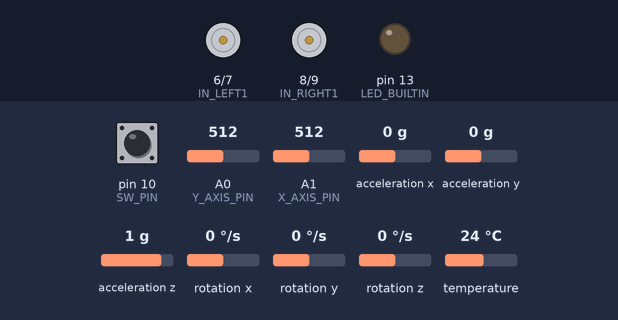
Bench run of a sketch on a simulated Arduino Uno, built with avr-gcc and run on an emulated ATmega328P. Shown: motor-driver pin pairs drawn as motors (green arrow = first pin HIGH = forward, orange = second pin HIGH = backward, longer = more drive), output pins drawn as LEDs (lit = HIGH). The inputs (shaded band) are chosen by the test bench; at power-on: acceleration x 0 g, A1 (X_AXIS_PIN) = 512, A0 (Y_AXIS_PIN) = 512, acceleration z 1 g, pin 10 (SW_PIN) HIGH, acceleration y 0 g, rotation x 0 °/s, rotation y 0 °/s, rotation z 0 °/s, temperature 24 °C. Pins used as bus, display or sensor lines are not drawn; what the sketch prints to the serial monitor is not drawn.

Above: at 1.3 s.
1.4 s: acceleration x set to -0.5 g
2.9 s: acceleration x set to -0.8 g
At 3.8 s:
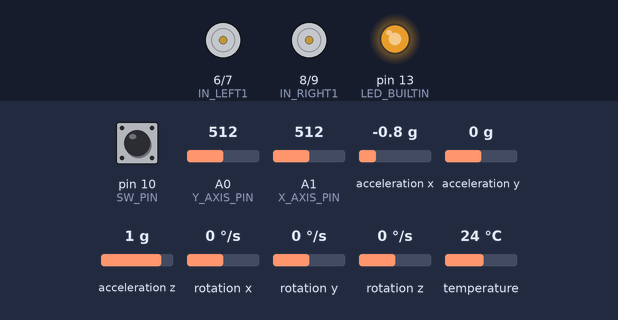
5.9 s: A1 (X_AXIS_PIN) set to 611
8.9 s: A1 (X_AXIS_PIN) set to 632
At 11.71 s:
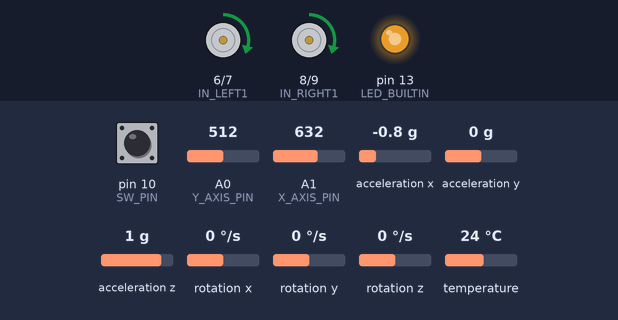
11.9 s: A0 (Y_AXIS_PIN) set to 90
At 12.02 s:
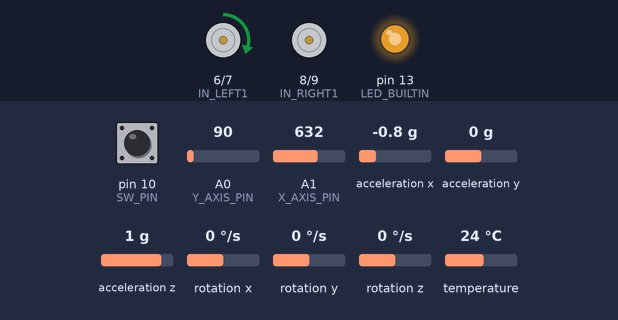
14.9 s: acceleration z set to 0.7 g
At 15.19 s:
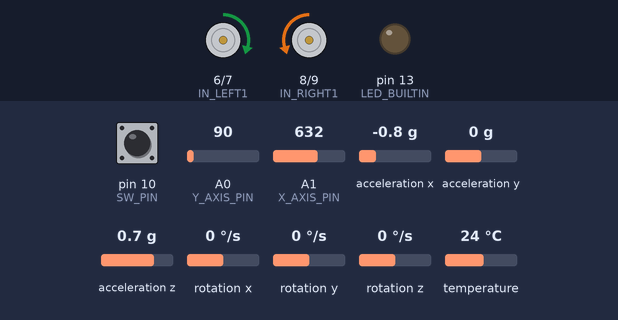
Timing chart, 0 to 36.4 s (numbered marks = the images above; inputs shaded):
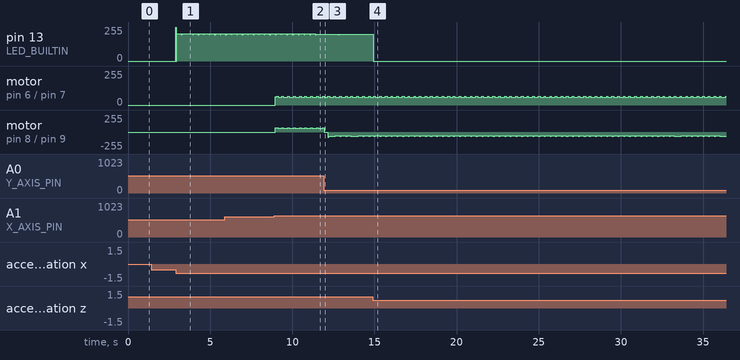

Measured:
- the behaviour switches between -0.6 and -0.7 g on acceleration x (found by bisection; images 0 and 1)
- the behaviour switches between 622 and 623 on A1 (X_AXIS_PIN) (found by bisection; images 1 and 2)
- the behaviour switches between 0.9 and 0.8 g on acceleration z (found by bisection; images 3 and 4)

The sketch:

sadif_gyro.ino
```cpp
#include <SPI.h>
#include <SoftwareSerial.h>
#include <Adafruit_MPU6050.h>
#include <Adafruit_Sensor.h>
#include <Wire.h>

Adafruit_MPU6050 mpu;
sensors_event_t a, g, temp;
int acceleration;


SoftwareSerial sSerial(11, 12);

#define X_AXIS_PIN A1  // left-right
#define Y_AXIS_PIN A0  // front-back
#define SW_PIN 10

// motor left
#define IN_LEFT1 6  // motor A spin 1
#define IN_LEFT2 7  // motor A spin 2

// motor right
#define IN_RIGHT1 8  // motor B spin 1
#define IN_RIGHT2 9  // motor B spin 2

// speed factor
#define FACTOR 0.3  // average fraction of total voltage (PWM)

// loop delay
#define DELTA 10.0  // ms
#define HORIZONTAL_THRESHOLD 400
#define VERTICAL_THRESHOLD 100

//bluetooh items

bool bt_flag;
String command = "";
String state = "";
bool onInput;

void Forward() {
  digitalWrite(IN_LEFT1, HIGH);
  digitalWrite(IN_LEFT2, LOW);
  digitalWrite(IN_RIGHT1, LOW);
  digitalWrite(IN_RIGHT2, HIGH);
  delay(DELTA * FACTOR);
  digitalWrite(IN_LEFT1, LOW);
  digitalWrite(IN_LEFT2, LOW);
  digitalWrite(IN_RIGHT1, LOW);
  digitalWrite(IN_RIGHT2, LOW);
  delay(DELTA * (1.0 - FACTOR));
}

void Backward() {
  digitalWrite(IN_LEFT1, LOW);
  digitalWrite(IN_LEFT2, HIGH);
  digitalWrite(IN_RIGHT1, HIGH);
  digitalWrite(IN_RIGHT2, LOW);
  delay(DELTA * FACTOR);
  digitalWrite(IN_LEFT1, LOW);
  digitalWrite(IN_LEFT2, LOW);
  digitalWrite(IN_RIGHT1, LOW);
  digitalWrite(IN_RIGHT2, LOW);
  delay(DELTA * (1.0 - FACTOR));
}

void Left() {
  digitalWrite(IN_LEFT1, LOW);
  digitalWrite(IN_LEFT2, HIGH);
  digitalWrite(IN_RIGHT1, LOW);
  digitalWrite(IN_RIGHT2, HIGH);
  delay(DELTA * FACTOR);
  digitalWrite(IN_LEFT1, LOW);
  digitalWrite(IN_LEFT2, LOW);
  digitalWrite(IN_RIGHT1, LOW);
  digitalWrite(IN_RIGHT2, LOW);
  delay(DELTA * (1.0 - FACTOR));
}

void Right() {
  digitalWrite(IN_LEFT1, HIGH);
  digitalWrite(IN_LEFT2, LOW);
  digitalWrite(IN_RIGHT1, HIGH);
  digitalWrite(IN_RIGHT2, LOW);
  delay(DELTA * FACTOR);
  digitalWrite(IN_LEFT1, LOW);
  digitalWrite(IN_LEFT2, LOW);
  digitalWrite(IN_RIGHT1, LOW);
  digitalWrite(IN_RIGHT2, LOW);
  delay(DELTA * (1.0 - FACTOR));
}

void Stop() {
  digitalWrite(IN_LEFT1, LOW);
  digitalWrite(IN_LEFT2, LOW);
  digitalWrite(IN_RIGHT1, LOW);
  digitalWrite(IN_RIGHT2, LOW);
  delay(DELTA);
}

void setup() {
  // Serial.begin(9600);
  sSerial.begin(9600);
  pinMode(SW_PIN, INPUT);
  digitalWrite(SW_PIN, HIGH);
  pinMode(X_AXIS_PIN, INPUT);
  pinMode(Y_AXIS_PIN, INPUT);
  pinMode(IN_LEFT1, OUTPUT);
  pinMode(IN_LEFT2, OUTPUT);
  pinMode(IN_RIGHT1, OUTPUT);
  pinMode(IN_RIGHT2, OUTPUT);

  Serial.begin(115200);

  // Try to initialize!
  if (!mpu.begin()) {
    Serial.println("Failed to find MPU6050 chip");
    while (1) {
      delay(10);
    }
  }
  // Serial.println("MPU6050 Found!");

  pinMode(LED_BUILTIN, OUTPUT);
  pinMode(12, OUTPUT);

  // set accelerometer range to +-8G
  mpu.setAccelerometerRange(MPU6050_RANGE_8_G);

  // set gyro range to +- 500 deg/s
  mpu.setGyroRange(MPU6050_RANGE_500_DEG);

  // set filter bandwidth to 21 Hz
  mpu.setFilterBandwidth(MPU6050_BAND_21_HZ);

  delay(100);
}

void loop() {
  mpu.getEvent(&a, &g, &temp);

  acceleration = a.acceleration.x * a.acceleration.x + a.acceleration.y * a.acceleration.y + a.acceleration.z * a.acceleration.z;
  Serial.print(acceleration);
  Serial.print(",");
  if (acceleration > 130 || acceleration < 70) {
    digitalWrite(LED_BUILTIN, HIGH);  // turn the LED on (HIGH is the voltage level)
    digitalWrite(12, HIGH);
  }

  int xAxisInput = analogRead(X_AXIS_PIN);
  int yAxisInput = analogRead(Y_AXIS_PIN);
  int joystickinput = digitalRead(SW_PIN);
  for (int i = 0; i < sSerial.available(); i++) {

    char c = sSerial.read();
    onInput = true;
    if (c != '\\') {
      if ('a' <= c && c <= 'z' || c == '$') {
        command += c;
      }
    } else {
      if (command == "$") {
        state = "";
      } else {
        state = command;
      }
      onInput = false;
      break;
    }
  }
  if (state == "x") {
    bt_flag = true;
  } else if (state == "y") {
    bt_flag = false;
  }

  if (bt_flag) {
    if (state == "f") {
      Forward();
    } else if (state == "b") {
      Backward();
    } else if (state == "r") {
      Right();
    } else if (state == "l") {
      Left();
    }
  } else {
    if (VERTICAL_THRESHOLD < yAxisInput && yAxisInput < 1023 - VERTICAL_THRESHOLD)  // if y axis not in threshold move left right
    {
      if (HORIZONTAL_THRESHOLD < xAxisInput && xAxisInput < 1023 - HORIZONTAL_THRESHOLD) {
        Stop();
      } else {
        if (xAxisInput < HORIZONTAL_THRESHOLD) {
          Left();
        } else {
          Right();
        }
      }
    } else {
      if (yAxisInput < VERTICAL_THRESHOLD) {

        Forward();
      } else {

        Backward();
      }
    }
  }
  if (!onInput) {
    command = "";
  }
  digitalWrite(LED_BUILTIN, LOW);
  Serial.println("");
}
```

main.cpp
```cpp
#include <Arduino.h>
#include <SoftwareSerial.h>
#define X_AXIS_PIN A1 // left-right
#define Y_AXIS_PIN A0 // front-back

// motor left
#define ENABLE_LEFT 5 // enable motor A
#define IN_LEFT1 6 // motor A spin 1
#define IN_LEFT2 7 // motor A spin 2

// motor right
#define ENABLE_RIGHT 10 // enable motor B
#define IN_RIGHT1 8 // motor B spin 1
#define IN_RIGHT2 9 // motor B spin 2

// speed factor
#define FACTOR 0.3// average fraction of total voltage (PWM)

// loop delay
#define DELTA 10.0 // ms
#define HORIZONTAL_THRESHOLD 400
#define VERTICAL_THRESHOLD 1


void Forward()
{
    digitalWrite(IN_LEFT1, HIGH);
    digitalWrite(IN_LEFT2, LOW);
    //should both motor IN 1 go high for forward?
    digitalWrite(IN_RIGHT1, LOW);
    digitalWrite(IN_RIGHT2, HIGH);
    delay(DELTA * FACTOR);
    digitalWrite(IN_LEFT1, LOW);
    digitalWrite(IN_LEFT2, LOW);
    digitalWrite(IN_RIGHT1, LOW);
    digitalWrite(IN_RIGHT2, LOW);
    delay(DELTA * (1.0 - FACTOR));
}

void Backward()
{
    digitalWrite(IN_LEFT1, LOW);
    digitalWrite(IN_LEFT2, HIGH);
    digitalWrite(IN_RIGHT1, HIGH);
    digitalWrite(IN_RIGHT2, LOW);
    delay(DELTA * FACTOR);
    digitalWrite(IN_LEFT1, LOW);
    digitalWrite(IN_LEFT2, LOW);
    digitalWrite(IN_RIGHT1, LOW);
    digitalWrite(IN_RIGHT2, LOW);
    delay(DELTA * (1.0 - FACTOR));
}

void Left()
{
    digitalWrite(IN_LEFT1, LOW);
    digitalWrite(IN_LEFT2, HIGH);
    digitalWrite(IN_RIGHT1, LOW);
    digitalWrite(IN_RIGHT2, HIGH);
    delay(DELTA * FACTOR);
    digitalWrite(IN_LEFT1, LOW);
    digitalWrite(IN_LEFT2, LOW);
    digitalWrite(IN_RIGHT1, LOW);
    digitalWrite(IN_RIGHT2, LOW);
    delay(DELTA * (1.0 - FACTOR));
}

void Right()
{
    digitalWrite(IN_LEFT1, HIGH);
    digitalWrite(IN_LEFT2, LOW);
    digitalWrite(IN_RIGHT1, HIGH);
    digitalWrite(IN_RIGHT2, LOW);
    delay(DELTA * FACTOR);
    digitalWrite(IN_LEFT1, LOW);
    digitalWrite(IN_LEFT2, LOW);
    digitalWrite(IN_RIGHT1, LOW);
    digitalWrite(IN_RIGHT2, LOW);
    delay(DELTA * (1.0 - FACTOR));
}

void Stop()
{
    digitalWrite(IN_LEFT1, LOW);
    digitalWrite(IN_LEFT2, LOW);
    digitalWrite(IN_RIGHT1, LOW);
    digitalWrite(IN_RIGHT2, LOW);
    delay(DELTA);
}

void setup()
{
    Serial.begin(9600);
	pinMode(X_AXIS_PIN, INPUT);
    pinMode(Y_AXIS_PIN, INPUT);
    pinMode(ENABLE_LEFT, OUTPUT);
    pinMode(IN_LEFT1, OUTPUT);
    pinMode(IN_LEFT2, OUTPUT);
    pinMode(ENABLE_RIGHT, OUTPUT);
    pinMode(IN_RIGHT1, OUTPUT);
    pinMode(IN_RIGHT2, OUTPUT);
}

void loop()
{
	int xAxisInput = analogRead(X_AXIS_PIN);
    int yAxisInput = analogRead(Y_AXIS_PIN);
    int motorSpeedA = 0;
    int motorSpeedB = 0;

    if(VERTICAL_THRESHOLD < yAxisInput && yAxisInput < 1023 - VERTICAL_THRESHOLD) // if y axis not in threshold move left right
    {
        if(HORIZONTAL_THRESHOLD < xAxisInput && xAxisInput < 1023 - HORIZONTAL_THRESHOLD)
        {
            Stop();
        }
        else
        {
            if(xAxisInput < HORIZONTAL_THRESHOLD)
            {
                motorSpeedA = map(yAxisInput, 470, 0, 0, 255);
                motorSpeedB = map(yAxisInput, 470, 0, 0, 255);

                Left();
            }
            else
            {
                motorSpeedA = map(yAxisInput, 550, 1023, 0, 255);
                motorSpeedB = map(yAxisInput, 550, 1023, 0, 255);

                Right();
            }
        }
    }
    else
    {
        if(yAxisInput < VERTICAL_THRESHOLD)
        {
            motorSpeedA = map(yAxisInput, 470, 0, 0, 255);
            motorSpeedB = map(yAxisInput, 470, 0, 0, 255);

            Forward();
        }
        else
        {
            motorSpeedA = map(yAxisInput, 550, 1023, 0, 255);
            motorSpeedB = map(yAxisInput, 550, 1023, 0, 255);

            Backward();
        }
    }
}
```
